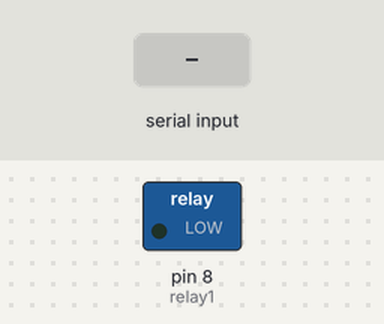
Recording of a sketch running on a simulated Arduino Uno, built with avr-gcc and run on an emulated ATmega328P. On the bench: switched loads named in the sketch (green lamp = pin HIGH). The inputs (shaded band) are chosen by the test bench.

Above: at 1.2 s.
1.3 s: "a" received over Serial
At 1.9 s:
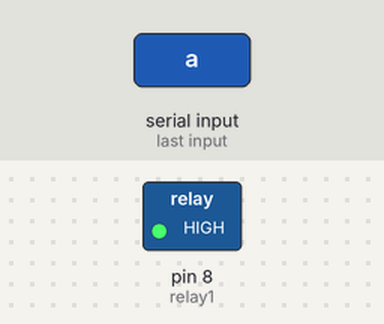
2.8 s: "b" received over Serial
At 4.2 s:
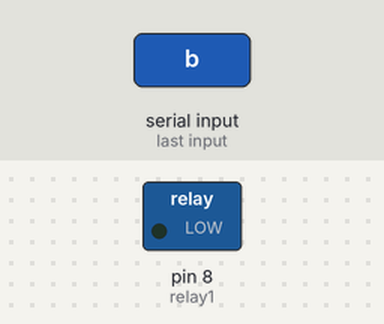
Timing chart, 0 to 5.8 s (numbered marks = the images above; inputs shaded):
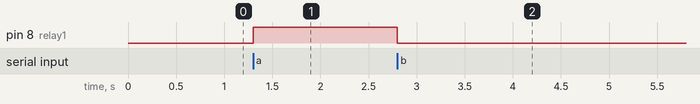

The sketch:

relay.ino
```cpp
int relay1=8;
int relay2=9;
int relay3=10;
int f=0;
void setup() {
  // put your setup code here, to run once:
  pinMode(relay1,OUTPUT);
  Serial.begin(9600);

}

void loop() {
  // put your main code here, to run repeatedly:
  if(Serial.available()>0)
  {
    char a=Serial.read();
    if(a=='a')
    {
      digitalWrite(8,HIGH);

    }
    else if(a=='b')
    {
      digitalWrite(8,LOW);

    }
    else if(a=='c')
    {
      digitalWrite(9,HIGH);

    }
    else if(a=='d')
    {
      digitalWrite(9,LOW);

    }
    else if(a=='e')
    {
      digitalWrite(10,HIGH);

    }
    else if(a=='f')
    {
      digitalWrite(10,LOW);

    }
  }

}
```

Measured:
- after the input at 1.3 s, pin 8 (relay1): LOW → HIGH at once
- after the input at 2.8 s, pin 8 (relay1): HIGH → LOW at once
